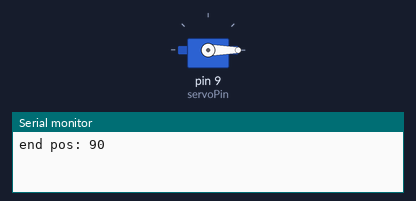
Bench run of a sketch on a simulated Arduino Uno, built with avr-gcc and run on an emulated ATmega328P. On the bench: servo, the last lines printed to the serial monitor.

Above: at 0.7 s.
At 2.45 s:
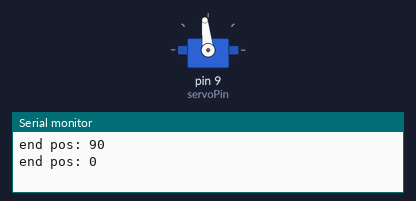
At 3.35 s:
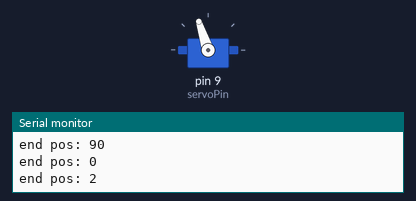
At 4.25 s:
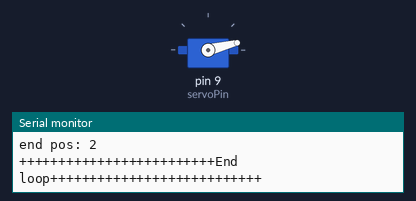
Timing chart, 0 to 9.0 s (numbered marks = the images above):
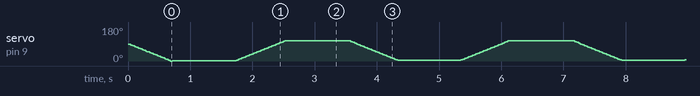

The sketch:

kenobi_test_door_hub_17oct08a.ino
```cpp
#include <Servo.h>
class Sweeper
{
  Servo servo;              // the servo
  int pos;              // current servo position
  int increment;        // increment to move for each interval
  int  updateInterval;      // interval between updates
  unsigned long lastUpdate; // last update of position

public:
  Sweeper(int interval)
  {
    updateInterval = interval;
    increment = 2;
  }

  void Attach(int pin)
  {
    servo.attach(pin);
  }

  void Detach()
  {
    servo.detach();
  }

  void Update()
  {
    if((millis() - lastUpdate) > updateInterval)  // time to update
    {

      lastUpdate = millis();
      pos += increment;
      servo.write(pos);
      Serial.println(pos);
      if ((pos >= 180) || (pos <= 0)) // end of sweep
      {
        // reverse direction
        increment = -increment;
      }
    }
  }

  void sweepTo(int Npos)//open
  {
    int in = 1;
    pos = servo.read();
    in = Npos > pos ? increment : -increment;
    for (int i = pos; Npos > pos ? i <= Npos : i >= Npos ; i += in)
      {
        servo.write(i);
        delay(updateInterval);
      }
   // posRead = servo.read();
    Serial.print(F("end pos: "));
    Serial.println(pos);
  }
};

byte servoPin = 9; //lock door servo D9
byte servoInterval = 15;
Sweeper sweeper1(servoInterval); // servo pull the latch
void setup() {
  // put your setup code here, to run once:
  Serial.begin(9600); // initialize serial communication
  sweeper1.Attach(servoPin);
  sweeper1.sweepTo(0);
}

void loop() {
  // put your main code here, to run repeatedly:
  sweeper1.sweepTo(3);
  delay(1000);
  sweeper1.sweepTo(109);
  delay(1000);
  Serial.println("+++++++++++++++++++++++++End loop+++++++++++++++++++++++++++");
}
```
